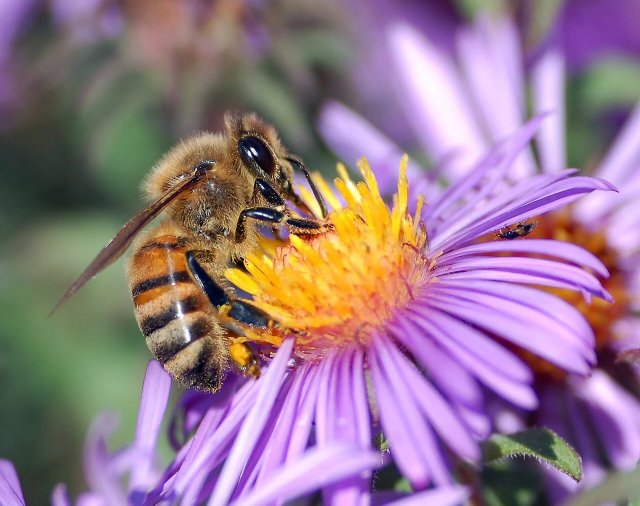
#> input picture tools/video-src/ong-hoa-cuc.webp, 1280 x 1011 px (shown at 1/2 size)
$ python hero-video.py
#> lines starting #> are read from the running program, lines starting #| are printed output that depends on the picture
"""Dựng video ngắn (không chữ) cho phần mở đầu từ ảnh trong assets/img và tools/video-src.

Ong hoạt hình bay quanh khung, phấn hoa trôi lên, chuyển cảnh bằng các ô tổ ong
mở dần. Mọi chuyển động tuần hoàn theo độ dài video nên video lặp liền mạch.
Video không có chữ: tiêu đề nằm trên trang, đè lên video.

Chạy:   pip install pillow imageio-ffmpeg
        python tools/hero-video.py        # dựng cả hai khổ
        python tools/hero-video.py lg     # chỉ khổ máy tính (hoặc: sm)
Xuất:   assets/video/hero.mp4, hero-poster.webp         (720x900, máy tính)
        assets/video/hero-sm.mp4, hero-poster-sm.webp   (540x960, điện thoại)
"""
import math
import random
import subprocess
import sys
from pathlib import Path

import imageio_ffmpeg
from PIL import Image, ImageChops, ImageDraw, ImageFilter

ROOT = Path(__file__).resolve().parent.parent
IMG = ROOT / 'assets' / 'img'
SRC = Path(__file__).resolve().parent / 'video-src'   # ảnh minh họa public domain, xem CREDITS.md
OUT = ROOT / 'assets' / 'video'

# khổ: (rộng, cao, tên video, tên poster, crf)
FORMATS = {
    'lg': (720, 900, 'hero.mp4', 'hero-poster.webp', 28),
    'sm': (540, 960, 'hero-sm.mp4', 'hero-poster-sm.webp', 34),   # nén mạnh hơn cho mạng di động
}
FMT = sys.argv[1] if len(sys.argv) > 1 else 'lg'
W, H, VIDEO_NAME, POSTER_NAME, CRF = FORMATS[FMT]
UNIT = W / 720           # co giãn ong, ô tổ ong theo khổ

FPS = 24
D = 3.5                  # thời lượng mỗi cảnh (giây)
TR = 0.9                 # thời lượng chuyển cảnh tổ ong

HONEY = (227, 160, 8)
HONEY_LIGHT = (255, 214, 102)
INK = (43, 30, 10)

# (ảnh, tâm cắt ngang 0..1, tâm cắt dọc 0..1) — thứ tự kể chuyện:
# ong hút mật → vườn ong → ong chúa → bánh tổ → giọt mật → mật ong → sữa ong chúa
# → lan cattleya → lan hồ điệp → cacao M1 → cacao D3 → cacao giống
SCENES = [
    (SRC / 'ong-hoa-cuc.webp', 0.36, 0.50),
    (IMG / 'intro1.webp', 0.50, 0.62),
    (SRC / 'ong-chua.webp', 0.50, 0.40),
    (IMG / 'intro3.webp', 0.50, 0.66),
    (SRC / 'giot-mat.webp', 0.50, 0.42),
    (IMG / 'matong.webp', 0.50, 0.55),
    (IMG / 'suaongchua.webp', 0.50, 0.55),
    (IMG / 'lancat.webp', 0.50, 0.36),
    (IMG / 'lanhodiep.webp', 0.50, 0.45),
    (SRC / 'trai-cacao1.png', 0.50, 0.50),
    (SRC / 'trai-cacao2.png', 0.50, 0.50),
    (IMG / 'cacao.webp', 0.50, 0.50),
]
N = len(SCENES)
T = N * D
FRAMES = round(T * FPS)

rng = random.Random(7)


def ease(x):
    x = min(1.0, max(0.0, x))
    return x * x * (3 - 2 * x)


# ---------- ảnh nền + Ken Burns ----------

def load_scene(path, focus_x, focus_y):
#> called with focus_x = 0.36, focus_y = 0.5
    im = Image.open(path).convert('RGB')
#> im is the input picture: PIL image 1280x1011 RGB; mean R, G, B 149.4, 121.4, 138.9
    # cắt viền đen (ảnh chụp từ video thường có dải đen trên/dưới)
    box = im.convert('L').point(lambda v: 255 if v > 18 else 0).getbbox()
#> box = (0, 0, 1280, 1011)
    if box and box != (0, 0, *im.size):
        im = im.crop(box)
    iw, ih = im.size
#> iw = 1280; ih = 1011
    if iw / ih > W / H:
        ch, cw = ih, ih * W / H
#> ch = 1011; cw = 808.8
    else:
        cw, ch = iw, iw * H / W
    cx = min(max(focus_x * iw, cw / 2), iw - cw / 2)
#> cx = 460.8
    cy = min(max(focus_y * ih, ch / 2), ih - ch / 2)
#> cy = 505.5
    return im, (cx, cy, cw, ch)


scenes = [load_scene(*s) for s in SCENES]
#> call 2 of load_scene, with focus_x = 0.5, focus_y = 0.62
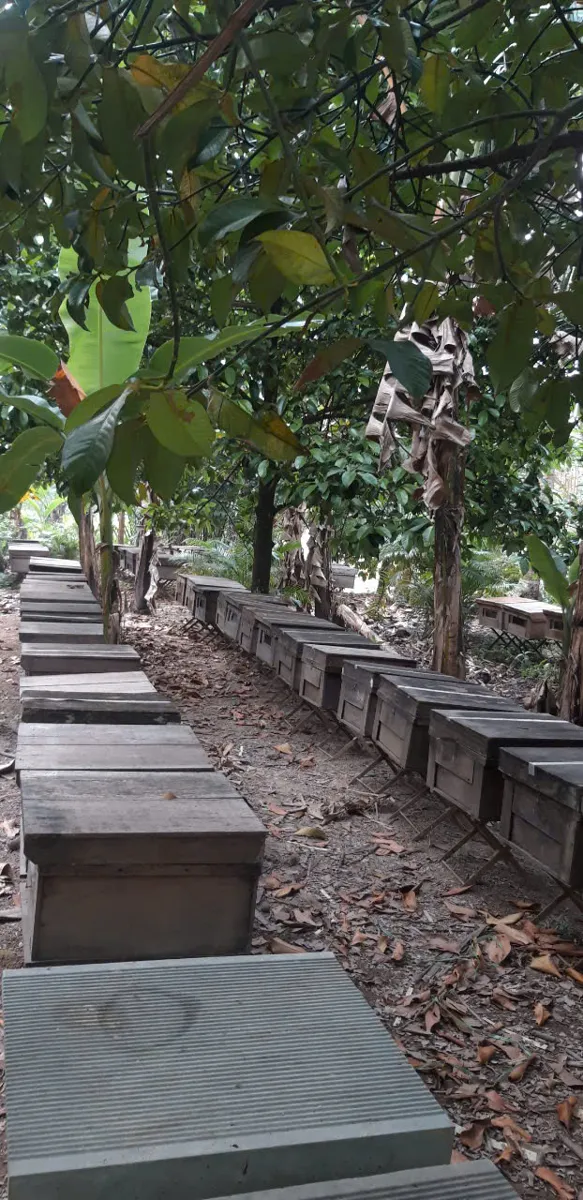
#> input picture assets/img/intro1.webp, 583 x 1200 px
#> in load_scene, im is the input picture: PIL image 583x1200 RGB; mean R, G, B 84, 86.8, 77.8
#> in load_scene (call 2), `box = im.convert('L').point(lambda v: 255 if v > 18 else 0).getbbox()`: box = (0, 0, 583, 1200)
#> call 3 of load_scene, with focus_x = 0.5, focus_y = 0.4
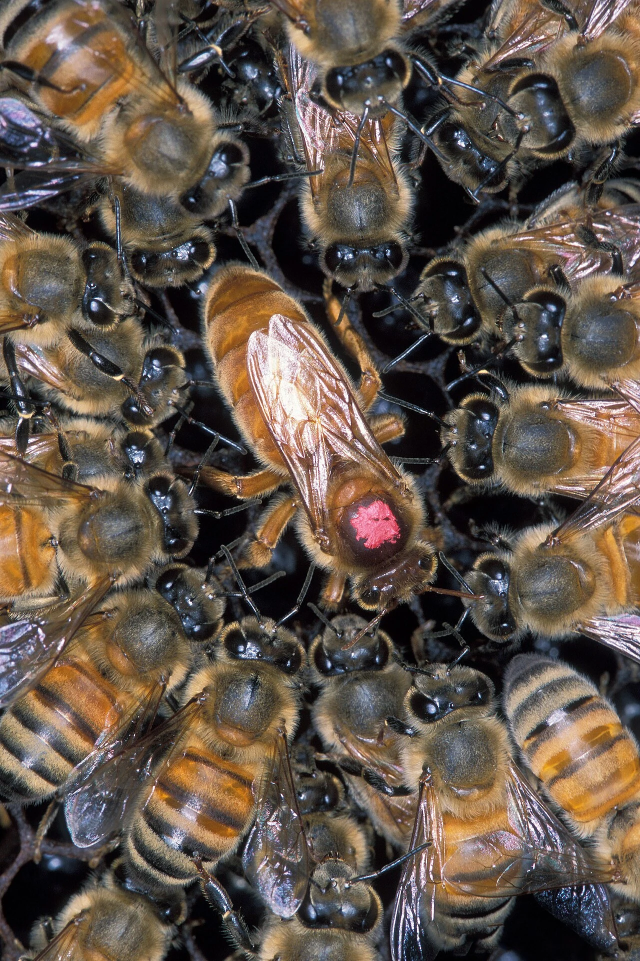
#> input picture tools/video-src/ong-chua.webp, 1280 x 1921 px (shown at 1/2 size)
#> in load_scene, im is the input picture: PIL image 1280x1921 RGB; mean R, G, B 96.1, 83.5, 73
#> in load_scene (call 3), `box = im.convert('L').point(lambda v: 255 if v > 18 else 0).getbbox()`: box = (0, 0, 1280, 1921)
#> call 4 of load_scene, with focus_x = 0.5, focus_y = 0.66
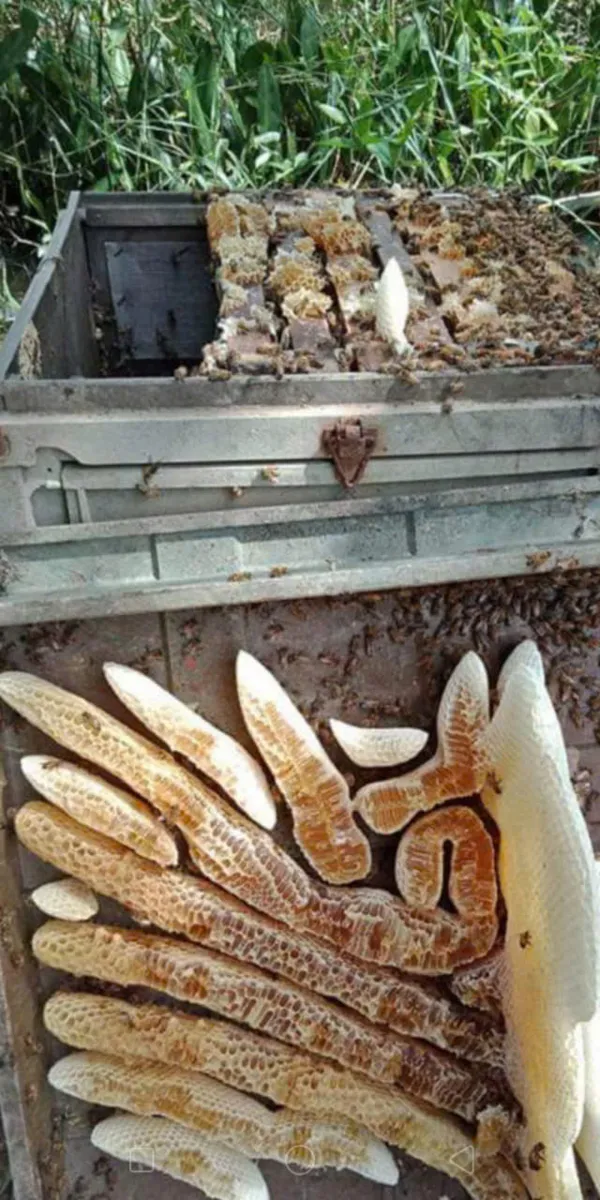
#> input picture assets/img/intro3.webp, 600 x 1200 px
#> in load_scene, im is the input picture: PIL image 600x1200 RGB; mean R, G, B 122.3, 116.1, 96.7
#> in load_scene (call 4), `box = im.convert('L').point(lambda v: 255 if v > 18 else 0).getbbox()`: box = (0, 0, 600, 1200)
#> (the run stopped early here; a loop or call above may not have finished)
